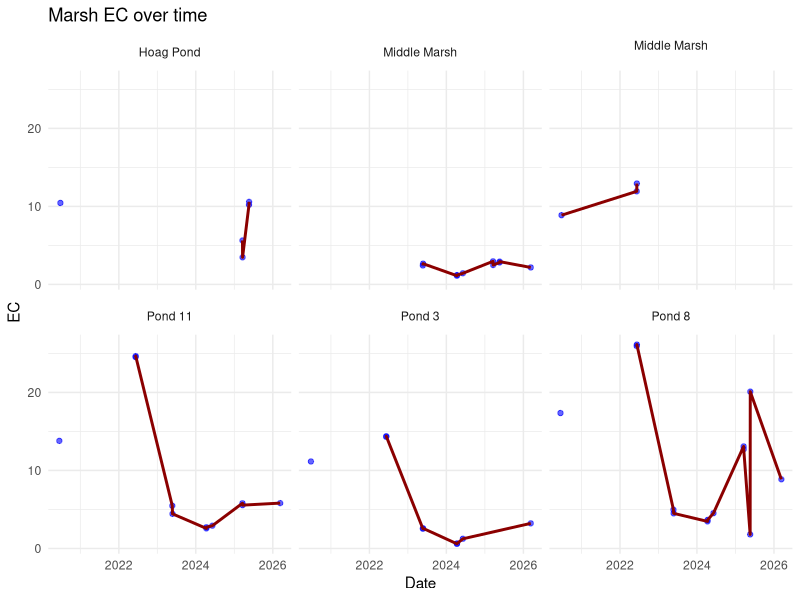
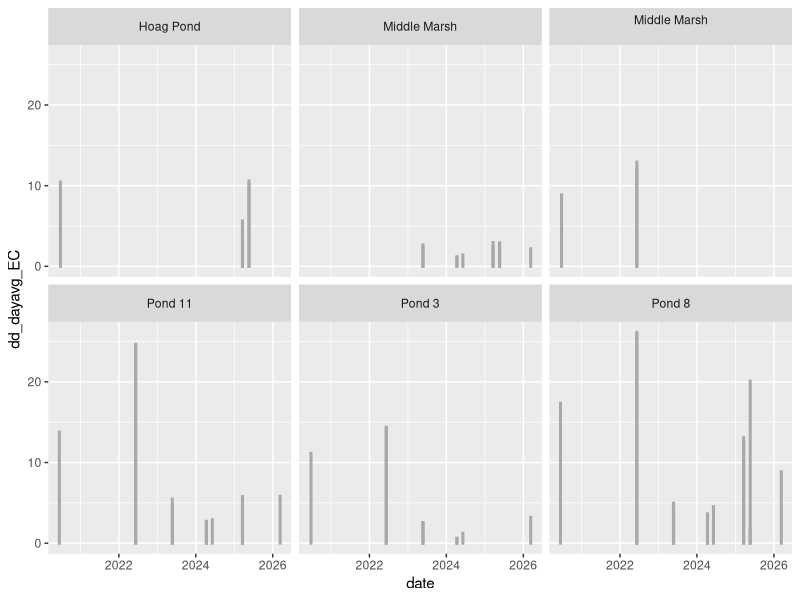
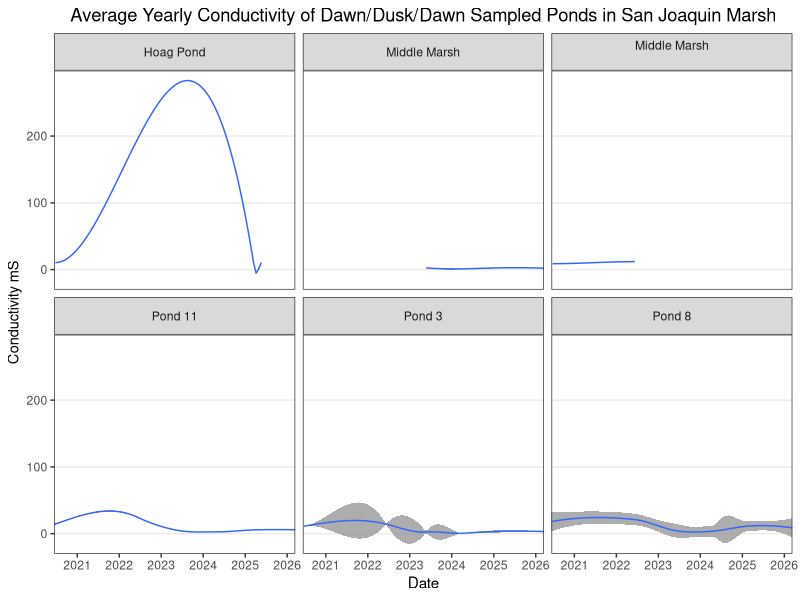
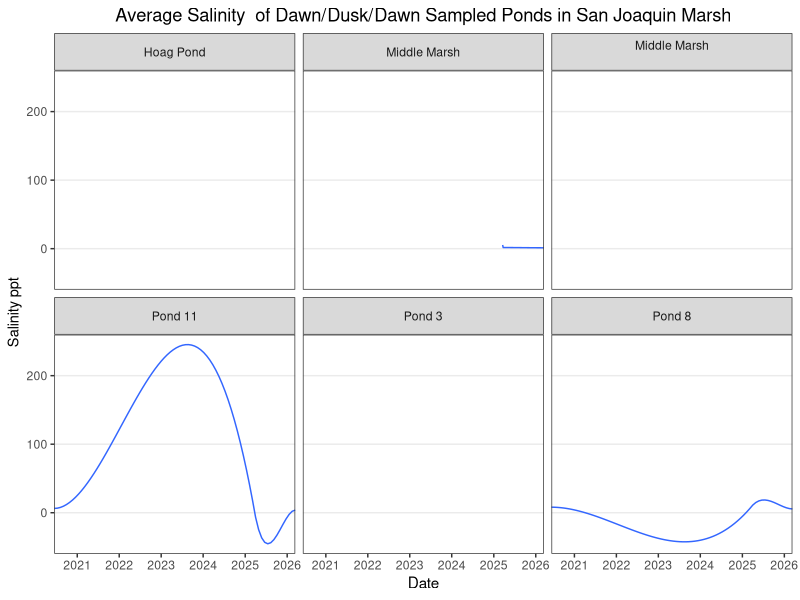
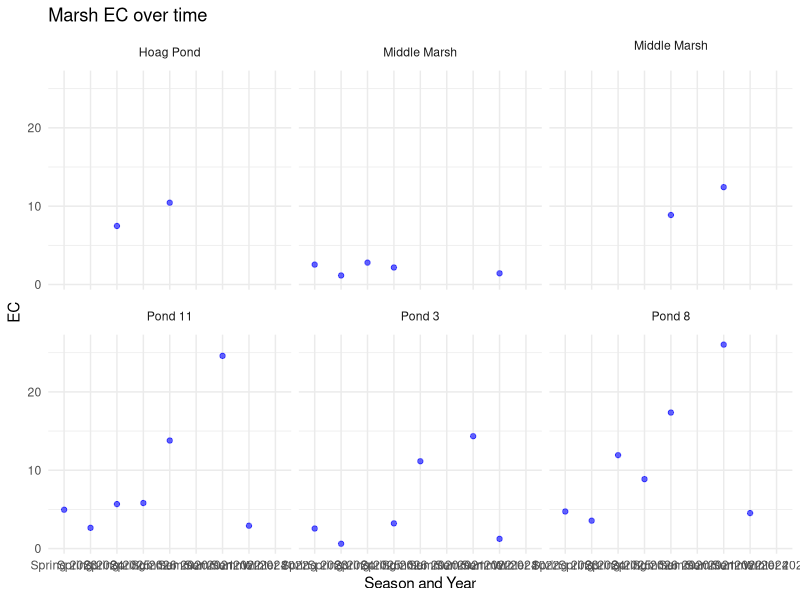
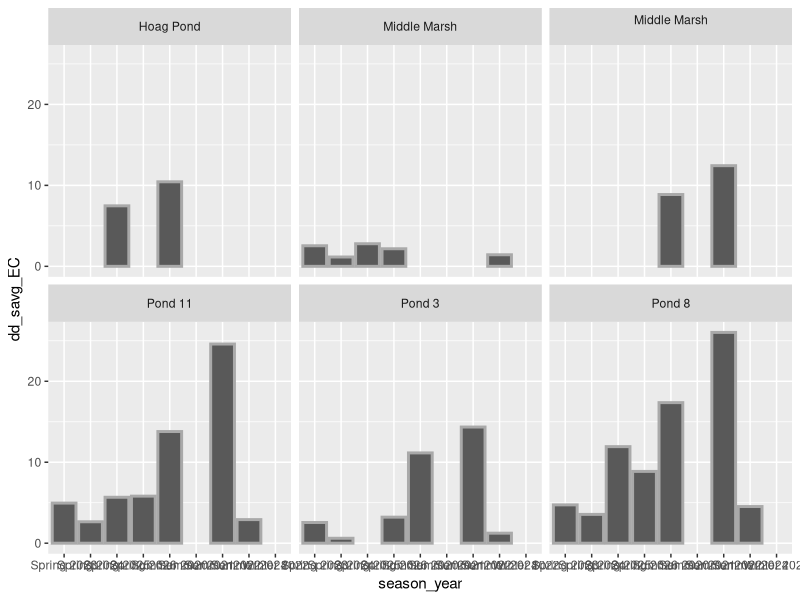
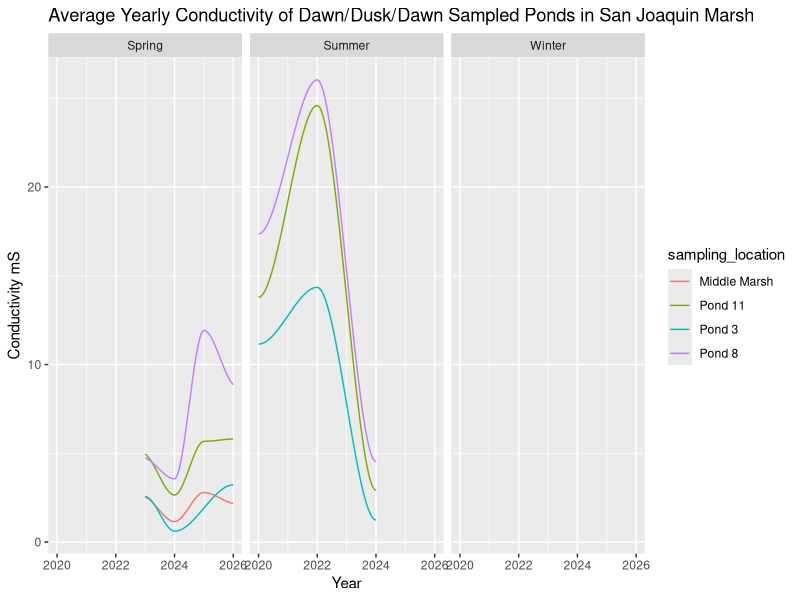
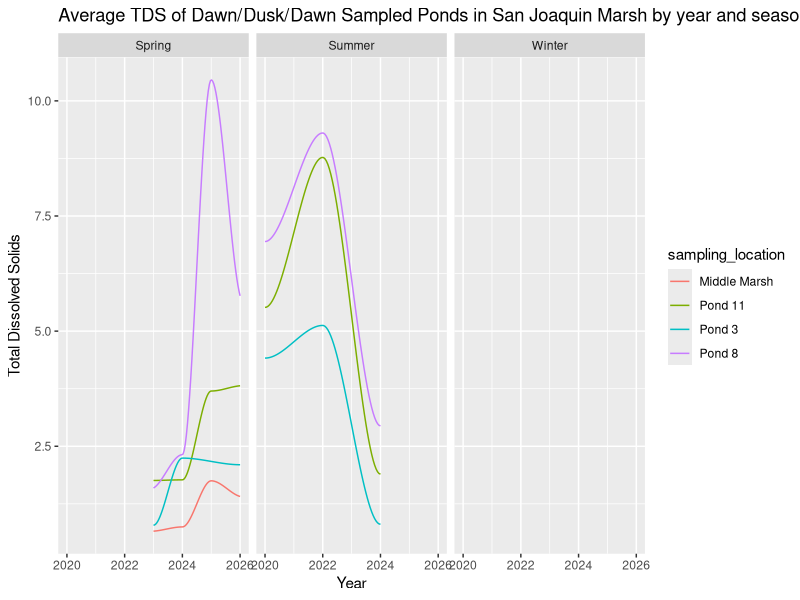

These figures' R source, in order: (Note: this script raises an error after producing the figures.)
## ---- chunk 1
library(tidyverse)
library(readxl)
library(dplyr)
library(ggplot2)
library(lubridate)
## ---- chunk 2
#marsh water quality (MWQ) master data upload 2020-current, skipped the read me page which was sheet 1, the next sheet is ALL of the data, didn't skip row 1 for this since it actually is okay with the formatting, def will need to remove the actual first row since it doesnt include any data

mwq_data_2020_current <- read_excel("Marsh Water Quality Master Data 2020-current.xlsx",
                              sheet = "ALL", skip=1, na="NA")



view(mwq_data_2020_current)
names(mwq_data_2020_current)

#must explore data further, sheet put in a Pond 5 result although I don't think Pond 5 was sampled, also 'intake' and 'sd creek' readings that I don't see on raw data, also do the dates match up??? must double check
## ---- chunk 3
#rename the columns
mwq_data_2020_current<-
  mwq_data_2020_current |> 
  dplyr::rename( sampling_location = "Refer to map for pond #s, marsh units", 
          date = "mm/dd/yyyy",
          time = "24hr",
          collection_method = "How was sample taken? Wading, kayak, etc.",
          recorder = "Who sampled?", 
          dawn_dusk = "Y/N",
          weather = "Temp, conditions",
          tide = "High/Med/Low",
          staff_gauge_ft = "ft, gradations in 10ths",
          depth_ft =  "ft, gradations of inches",
          pH = "...11", 
          surface_temp = "degrees C...12",
          EC_surface = "mS...13",
          TDS_surface = "ppt...14",
          salinity_surface = "ppt...15",
          DO_surface = "mg/L...16",
          DO_temp = "degrees C...17",
          Temp_deep = "degrees C...18",
          EC_deep = "mS...19",
          TDS_deep = "ppt...20",
          Salinity_deep = "ppt...21",
          pH_deep = "...22",
          DO_deep = "mg/L...23",
          notes = "anything that might affect water quality-inverts, algae, temp, weather, etc"
          )
#fixing the time column since importing the file added a random date into the time column, making it time only
mwq_data_2020_current$time <- format(mwq_data_2020_current$time, format = "%H:%M:%S")

view(mwq_data_2020_current)
## ---- chunk 4

#fixing the NA columns more
mwq_data_2020_current <- mwq_data_2020_current |> 
  mutate(across(c(staff_gauge_ft, surface_temp,EC_surface,TDS_surface,pH, salinity_surface, tide), ~na_if(., "-")))

#gotta have NS be read as NA 
mwq_data_2020_current <- mwq_data_2020_current |> 
  mutate(pH = na_if(pH, "NS"),
         surface_temp = na_if(surface_temp, "NS"),
         EC_surface = na_if(EC_surface, "NS"),
         TDS_surface = na_if(TDS_surface, "NS"),
         salinity_surface = na_if(salinity_surface, "NS"))
## ---- chunk 5
# Replace multiple different symbols/numbers with a single number
# EXAMPLE: df$col_name[df$col_name %in% c(">", "<", "?", "N/A", -99)] <- 0


#STAFF GAUGE COLUMNS

# Replace a specific old value (number or symbol stored as character/factor) with a new number:

#changing 2.5 n/a to just 2.5
mwq_data_2020_current$staff_gauge_ft[mwq_data_2020_current$staff_gauge_ft == "2.5 n/a"] <- 2.5

#change >4 and 4+ to 4.1???? yes or nah, must ask Julie?

#changing >4 to 4.1 
mwq_data_2020_current$staff_gauge_ft[mwq_data_2020_current$staff_gauge_ft == ">4"] <- 4.1

#changing 4+ to 4.1 
mwq_data_2020_current$staff_gauge_ft[mwq_data_2020_current$staff_gauge_ft == "4+"] <- 4.1
#fix mid to low
mwq_data_2020_current$staff_gauge_ft[mwq_data_2020_current$staff_gauge_ft == "mid to low"] <- 3

mwq_data_2020_current$staff_gauge_ft[mwq_data_2020_current$staff_gauge_ft == "low"] <- 1

#replacing the 'too dark's and blanks w/ NAs, keeping mid and low?
mwq_data_2020_current$staff_gauge_ft[mwq_data_2020_current$staff_gauge_ft %in% c("too dark", "blank", "N/A")] <- NA
#replacing the too dark to tell w/ NA
mwq_data_2020_current$staff_gauge_ft[mwq_data_2020_current$staff_gauge_ft == '"too dark to tell"'] <- NA

#SAMPLING LOCATION

#need to drop row that says blah blah new YSI meter
mwq_data_2020_current <- mwq_data_2020_current |> 
  filter(sampling_location != "All samples taken below this done with new YSI Meter")

#we be keeping pH, its perfect, im perfect, dont need to change it
#SURFACE TEMP, amazing, perfect

#ELECTRIC CONDUCTIVITY (EC)

#fixing the cells in μs/cm to mS, its a simple conversion so no biggie
mwq_data_2020_current$EC_surface[mwq_data_2020_current$EC_surface == "4765 μs/cm"] <- 4.765
mwq_data_2020_current$EC_surface[mwq_data_2020_current$EC_surface == "11767 μs/cm"] <- 11.767
mwq_data_2020_current$EC_surface[mwq_data_2020_current$EC_surface == "29448 μs/cm"] <- 29.448
mwq_data_2020_current$EC_surface[mwq_data_2020_current$EC_surface == "18191 μs/cm"] <- 18.191
mwq_data_2020_current$EC_surface[mwq_data_2020_current$EC_surface == "1873 μs/cm"] <- 1.873
mwq_data_2020_current$EC_surface[mwq_data_2020_current$EC_surface == "4378 μs/cm"] <- 4.378
mwq_data_2020_current$EC_surface[mwq_data_2020_current$EC_surface == "7353 μs/cm"] <- 7.353
mwq_data_2020_current$EC_surface[mwq_data_2020_current$EC_surface == "652 μs/cm"] <- 0.652
mwq_data_2020_current$EC_surface[mwq_data_2020_current$EC_surface == "935 μs/cm"] <- 0.935


#TOTAL DISSOLVED SOLIDS (TDS)

#fixing the cells in g/L to ppt (parts per thousand), its a simple 1:1 conversion so no biggie
mwq_data_2020_current$TDS_surface[mwq_data_2020_current$TDS_surface == "3.101 g/L"] <- 3.101
mwq_data_2020_current$TDS_surface[mwq_data_2020_current$TDS_surface == "7.65 g/L"] <- 7.65 
mwq_data_2020_current$TDS_surface[mwq_data_2020_current$TDS_surface == "19.14 g/L"] <- 19.14 
mwq_data_2020_current$TDS_surface[mwq_data_2020_current$TDS_surface == "11.75 g/L"] <- 11.75 

#SALINITY 

#wtf does over mean? making it say NA
mwq_data_2020_current$salinity_surface[mwq_data_2020_current$salinity_surface == "Over"] <- NA


## ---- chunk 6

#combine date and time columns?
mwq_cleandata<-
  mwq_data_2020_current |> 
  unite("datetime", date, time, sep = " ", remove = FALSE) |> 
  mutate(datetime = ymd_hms(datetime))

#selecting only relevant columns, don't need any deep data since they only collected this data for a short period of time and then stopped taking it, they believed that the ponds at the SJM are not actually deep enough to have a significant difference in these measurements at the bottom of the ponds compared to the middle of the water column, drop pH since unreliable??

mwq_cleaner_data<-
  mwq_cleandata |> 
  select(sampling_location, datetime, collection_method, dawn_dusk, weather, tide, staff_gauge_ft, surface_temp, EC_surface, TDS_surface, salinity_surface, pH, notes)

#making sure its all being read correctly 
mwq_cleaner_data<-
  mwq_cleaner_data |> 
    mutate(staff_gauge_ft = as.numeric(staff_gauge_ft),
         surface_temp = as.numeric(surface_temp),
         EC_surface = as.numeric(EC_surface),
         TDS_surface = as.numeric(TDS_surface),
         salinity_surface = as.numeric(salinity_surface),
         pH = as.numeric(pH))



mwq_cleaner_data$sampling_location[mwq_cleaner_data$sampling_location == "Hoag"] <- "Hoag Pond"

mwq_cleaner_data
## ---- chunk 7
#Pond 11, take avgs of all samples taken on same date 
#EC SURFACE 
#pond11_avgEC<-
#mwq_cleandata |> 
 # filter("Pond 11") |> 
 # group_by(Date) |> 
#  summarise( mean_EC = mean(EC_surface))

#dailyavg_summary <- 
 # mwq_cleandata |> 
 # group_by(Sampling_location, Date) |> 
#  summarise(
 #   dailyavg_EC = mean(EC_surface, na.rm = TRUE),
  #  dailyavg_TDS = mean(TDS_surface, na.rm = TRUE),
   # dailyavg_TDS = mean(TDS_surface, na.rm = TRUE),
    #dailyavg_temp = mean(Surface_temp, na.rm = TRUE),
    #dailyavg_salinity = mean(Salinity_surface, na.rm = TRUE),
    #dailyavg_pH = mean(pH, na.rm = TRUE))

# Step 3: Group by location to get the overall average per day/location
#avgEC_location <- avgEC |> 
  #group_by(Sampling_location)|> 
  #summarise(avgEC_per_day = mean(dailyavg_EC, na.rm = TRUE))

#print(dailyavg_summary)
## ---- chunk 8
#separate data by dawn dusk samples vs non dawn dusk samples, Julie said that the dawn dusk samples would show differences with non samples because temps would be lower since the samples were taken earlier in the day vs non samples that were mostly samples in the afternoon, Julie also wants to see if time/seasonality are factors
#dis da dawn dusk data
mwq_dd_data<-
  mwq_cleaner_data |> 
    filter(dawn_dusk == "Y")

#dis da non dawn dusk data

mwq_nondd_data<-
  mwq_cleaner_data |> 
  filter( ! dawn_dusk == "Y")

## ---- chunk 9
#calculating day avgs of response variables of interest, fixed it from before
dd_dayavg_all <- 
  mwq_dd_data |> 
    group_by(sampling_location, date = as.Date(datetime)) |> 
      summarise(
        dd_dayavg_EC = mean(EC_surface, na.rm = TRUE),
        dd_dayavg_TDS = mean(TDS_surface, na.rm = TRUE),
        dd_dayavg_temp = mean(surface_temp, na.rm = TRUE),
        dd_dayavg_salinity = mean(salinity_surface, na.rm = TRUE),
        dd_dayavg_pH = mean(pH, na.rm = TRUE),
        .groups = "drop")



## ---- chunk 10

# pond 8 bar graph to visualize avgs over years

#pond8_dd_avg_all <- 
  #dd_dayavg_all |> 
   # filter(sampling_location == "Pond 8")

# Plot scatter points and a line graph faceted by year
ggplot(dd_dayavg_all, aes(x = date, y = dd_dayavg_EC)) +
  geom_point(color = "blue", alpha = 0.6) +   # Adds the scatter plot
  geom_line(color = "darkred", size = 1) +     # Adds the line graph
  labs(
    title = "Marsh EC over time",
    x = "Date",
    y = "EC"
  ) +
  theme_minimal()+
facet_wrap(~sampling_location)

                    #horrible graph, actually awful

#bar graph?
ggplot(dd_dayavg_all, aes(x = date, y = dd_dayavg_EC)) +
  geom_col( color = "darkgray", linewidth = 1)+
facet_wrap(~sampling_location)

        #okay i see that there needs to be a curved line maybe, could do a geom col with, also i need to label season to it, could do the averages of the month, also possibly year too
## ---- chunk 11
EC_dd_avgs <- ggplot(dd_dayavg_all, aes(x = date)) +
  geom_smooth(
    aes(y = dd_dayavg_EC),
    method = "loess",
    linewidth = 0.5,
    alpha = 0.8
  ) +
  labs(
    x = "Date",                            
    y = "Conductivity mS",
    title = "Average Yearly Conductivity of Dawn/Dusk/Dawn Sampled Ponds in San Joaquin Marsh"
  ) +
  scale_x_date(
    date_labels = "%Y",            
    date_breaks = "1 year",
    expand = c(0, 0)
  ) +
  theme_bw() +
  theme(
    legend.position = "right",
    plot.title = element_text(hjust = 0.5),
    panel.grid.minor = element_blank(),
    panel.grid.major.x = element_blank(),
    axis.title.y = element_text(size = 10.5),
    text = element_text(family = "Helvetica")
  ) +
  facet_wrap(~sampling_location)
      #this does not look right ??? looking at salinity next
plot(EC_dd_avgs)
## ---- chunk 12
sal_dd_avgs <- ggplot(dd_dayavg_all, aes(x = date)) +
  geom_smooth(
    aes(y = dd_dayavg_salinity),
    method = "loess",
    linewidth = 0.5,
    alpha = 0.8
  ) +
  labs(
    x = "Date",                            
    y = "Salinity ppt",
    title = "Average Salinity  of Dawn/Dusk/Dawn Sampled Ponds in San Joaquin Marsh"
  ) +
  scale_x_date(
    date_labels = "%Y",            
    date_breaks = "1 year",
    expand = c(0, 0)
  ) +
  theme_bw() +
  theme(
    legend.position = "right",
    plot.title = element_text(hjust = 0.5),
    panel.grid.minor = element_blank(),
    panel.grid.major.x = element_blank(),
    axis.title.y = element_text(size = 10.5),
    text = element_text(family = "Helvetica")
  ) +
  facet_wrap(~sampling_location)
print(sal_dd_avgs)
## ---- chunk 13
#Adding a 'season' column based on month
dd_seasons <- 
  dd_dayavg_all |> 
  mutate(
    month = month(date),
    season = case_when(
      month %in% c(12, 1, 2) ~ "Winter",
      month %in% c(3, 4, 5)  ~ "Spring",
      month %in% c(6, 7, 8)  ~ "Summer",
      month %in% c(9, 10, 11) ~ "Fall"
    ),
    year = year(date)
  )

#Calculate the average per season
dd_seasonalavg_all <- 
  dd_seasons |> 
  group_by(sampling_location,year, season) |> 
  summarise(
    dd_savg_EC = mean(dd_dayavg_EC, na.rm = TRUE),
    dd_savg_TDS = mean(dd_dayavg_TDS, na.rm = TRUE),
    dd_savg_temp = mean(dd_dayavg_temp, na.rm = TRUE),
    dd_savg_salinity = mean(dd_dayavg_salinity, na.rm = TRUE),
    dd_savg_pH = mean(dd_dayavg_pH, na.rm = TRUE),
    .groups = "drop")
#why am I still getting two middle marshes 

## ---- chunk 14
# Combine season and year with a space separator
dd_syearavg_all <- 
  dd_seasonalavg_all |> 
  unite(col = "season_year", season, year, sep = " ")

# Plot scatter points and a line graph faceted by year
ggplot(dd_syearavg_all, aes(x = season_year, y = dd_savg_EC)) +
  geom_point(color = "blue", alpha = 0.6) +   # Adds the scatter plot
  geom_line(color = "darkred", size = 1) +     # Adds the line graph
  labs(
    title = "Marsh EC over time",
    x = "Season and Year",
    y = "EC"
  ) +
  theme_minimal()+
  facet_wrap(~sampling_location)

#horrible graph, actually awful

#bar graph?
ggplot(dd_syearavg_all, aes(x = season_year, y = dd_savg_EC)) +
  geom_col( color = "darkgray", linewidth = 1)+
  facet_wrap(~sampling_location)

## ---- chunk 15
#EC
EC_dd_savgs <- ggplot(dd_seasonalavg_all, aes(x = year) )+
  geom_smooth(
    aes(y = dd_savg_EC, color = sampling_location),
    method = "loess",
    size = 0.5,
    alpha = 0.8,
    se = FALSE
  ) +
  labs(
    x = "Year",
    y = "Conductivity mS",
    title = "Average Yearly Conductivity of Dawn/Dusk/Dawn Sampled Ponds in San Joaquin Marsh"
  ) +
  facet_wrap(~season)
  #getting closer but i still hate it
plot(EC_dd_savgs)

## ---- chunk 16
TDS_dd_savgs <- ggplot(dd_seasonalavg_all, aes(x = year) )+
  geom_smooth(
    aes(y = dd_savg_TDS, color = sampling_location),
    method = "loess",
    size = 0.5,
    alpha = 0.8,
    se = FALSE
  ) +
  labs(
    x = "Year",
    y = "Total Dissolved Solids",
    title = "Average TDS of Dawn/Dusk/Dawn Sampled Ponds in San Joaquin Marsh by year and season"
  ) +
  facet_wrap(~season)
#getting closer but i still hate it
plot(TDS_dd_savgs)
## ---- chunk 17
# Plot scatter points and a line graph faceted by year
ggplot(dd_seasonalavg_all, aes(x = year, y = dd_savg_EC, color = sampling_location)) +
  geom_line() +     # Adds the line graph
  labs(
    title = "Marsh EC over time",
    x = "Season and Year",
    y = "EC"
  ) +
  theme_minimal()+
  facet_wrap(~season)

#booty butt cheeks
## ---- chunk 18
ggplot(dd_seasonalavg_all, aes(x = year, y = dd_savg_EC, fill= sampling_location)) +
  geom_col()+
  facet_wrap(~season)

## ---- chunk 19
#summary table for EC 
pond_summary <- water_data |> 
  group_by(pond_id) %>%
  summarize(
    mean_ec = mean(conductivity, na.rm = TRUE),
    sd_ec = sd(conductivity, na.rm = TRUE),
    median_ec = median(conductivity, na.rm = TRUE),
    iqr_ec = IQR(conductivity, na.rm = TRUE),
    n_samples = n()
  )

print(pond_summary)
## ---- chunk 20
mwq_nondd_data
